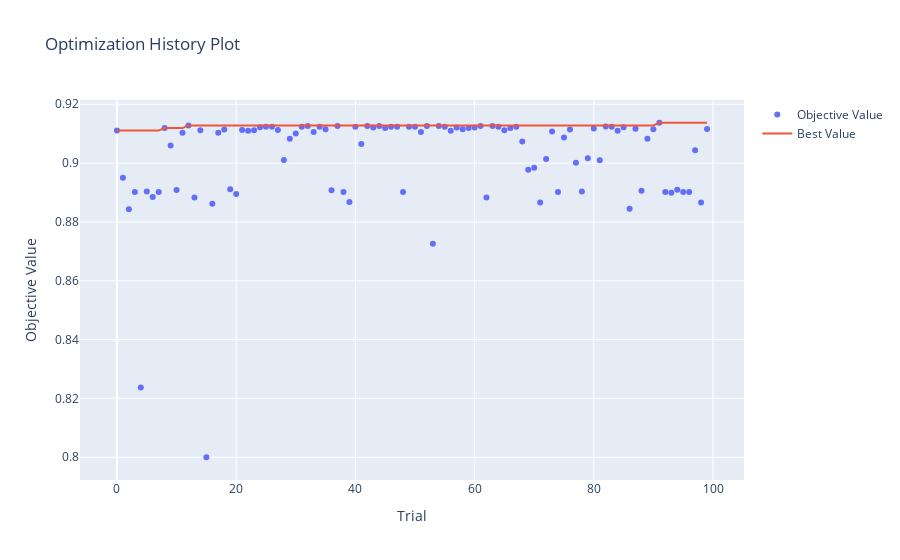

Source (notebook cell):
### Code cell
# Visualizando otimização
optuna.visualization.plot_optimization_history(study)
